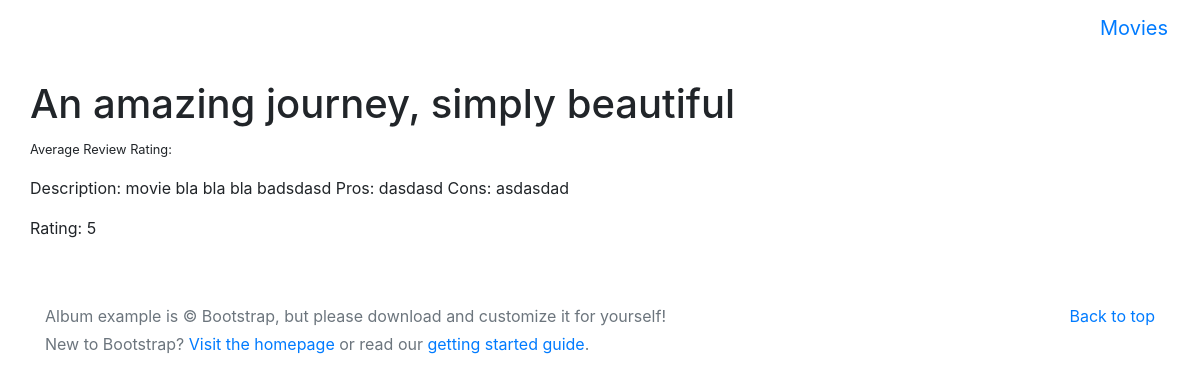
/reviews/1/, run on the app's committed database.
### reviews/models.py (models this page shows, shortened)
class Review(models.Model):
    STAR_RATINGS = (
        (1, 'One Star'),
        (2, 'Two Star'),
        (3, 'Three Star'),
        (4, 'Four Star'),
        (5, 'Five Star')
    )
    STATES = (
        ('mod', 'Moderar'),
        ('ok', 'Aceptado'),
        ('notok', 'Rechazado'),
    )
    user = models.ForeignKey(User)
    movie = models.ForeignKey('movies.Movie', related_name='reviews')
    title = models.CharField(max_length=200)
    description = models.TextField()
    date = models.DateTimeField(auto_now_add=True)
    rating = models.IntegerField(choices=STAR_RATINGS)
    state = models.CharField(choices=STATES, default='mod', max_length=100)
    states = ReviewQuerySet.as_manager()

### reviews/views.py (the view, shortened to what this page needs)
# urls.py: url(r'^(?P<review_pk>\d+)/$', views.review_detail, name='detail'),
def review_detail(request, review_pk):
    review = get_object_or_404(Review, pk=review_pk)
    error = ''
    context = {
        'review': review,
        'error': error,
    }
    return render(request, 'review_detail.html', context)

### reviews/templates/review_detail.html (shortened to what this page needs)
{% extends 'base.html' %}
{% block content %}
<div class="container" style='padding-top: 4rem;'>
		<div class="row no-gutter">
			<div class="page-header">
				<p class="sanserif"><h1 id="titulo_review">{{ review.title }}</h1>
				<small>Average Review Rating: {{ avg_rating }}</small>
				</p>
				<p>Description: {{ review.description }}</p>
				<p>Rating: {{ review.rating }}</p>
			</div>
		</div>
</div>
{% endblock %}

### data on the page
Review: title "An amazing journey, simply beautiful", description "movie bla bla bla badsdasd Pros: dasdasd Cons: asdasdad", rating "5"
